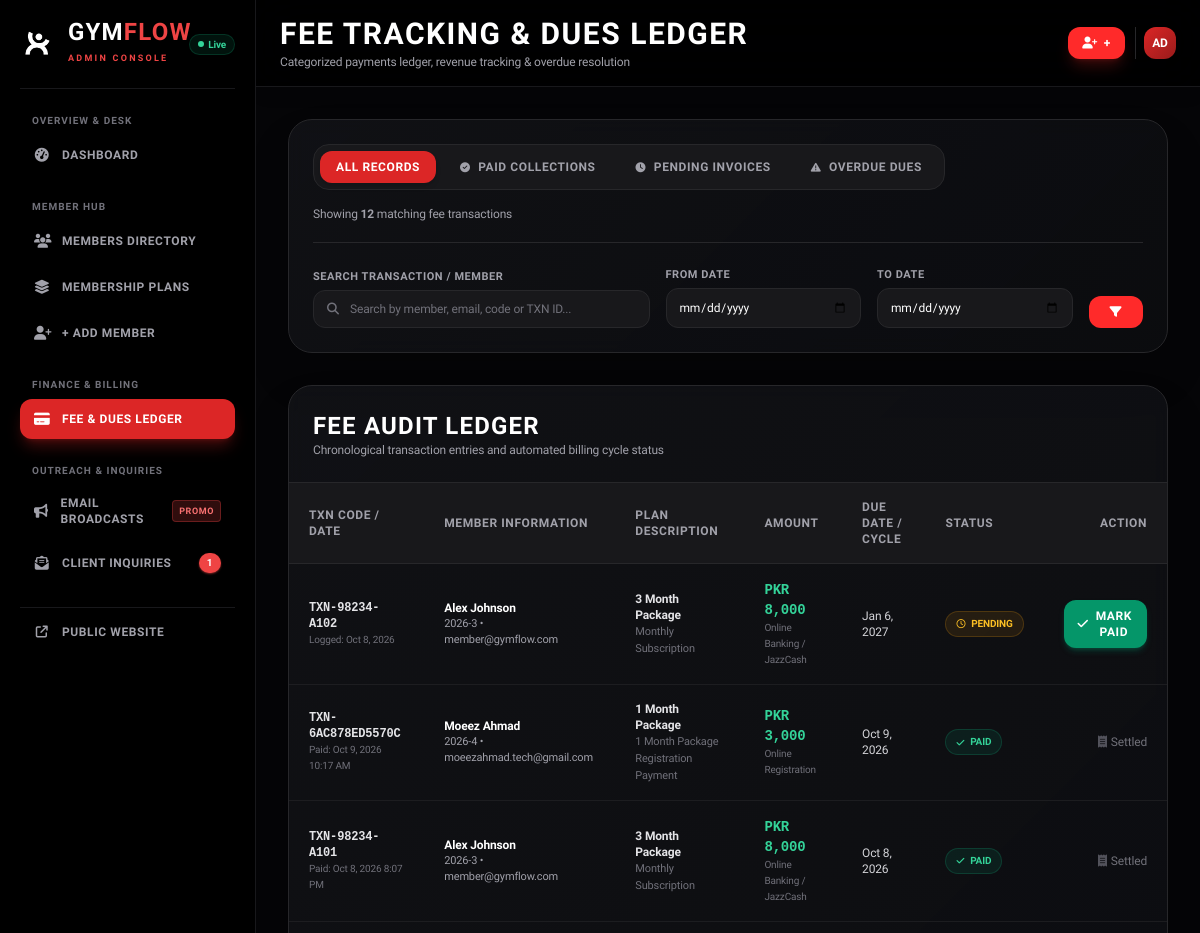
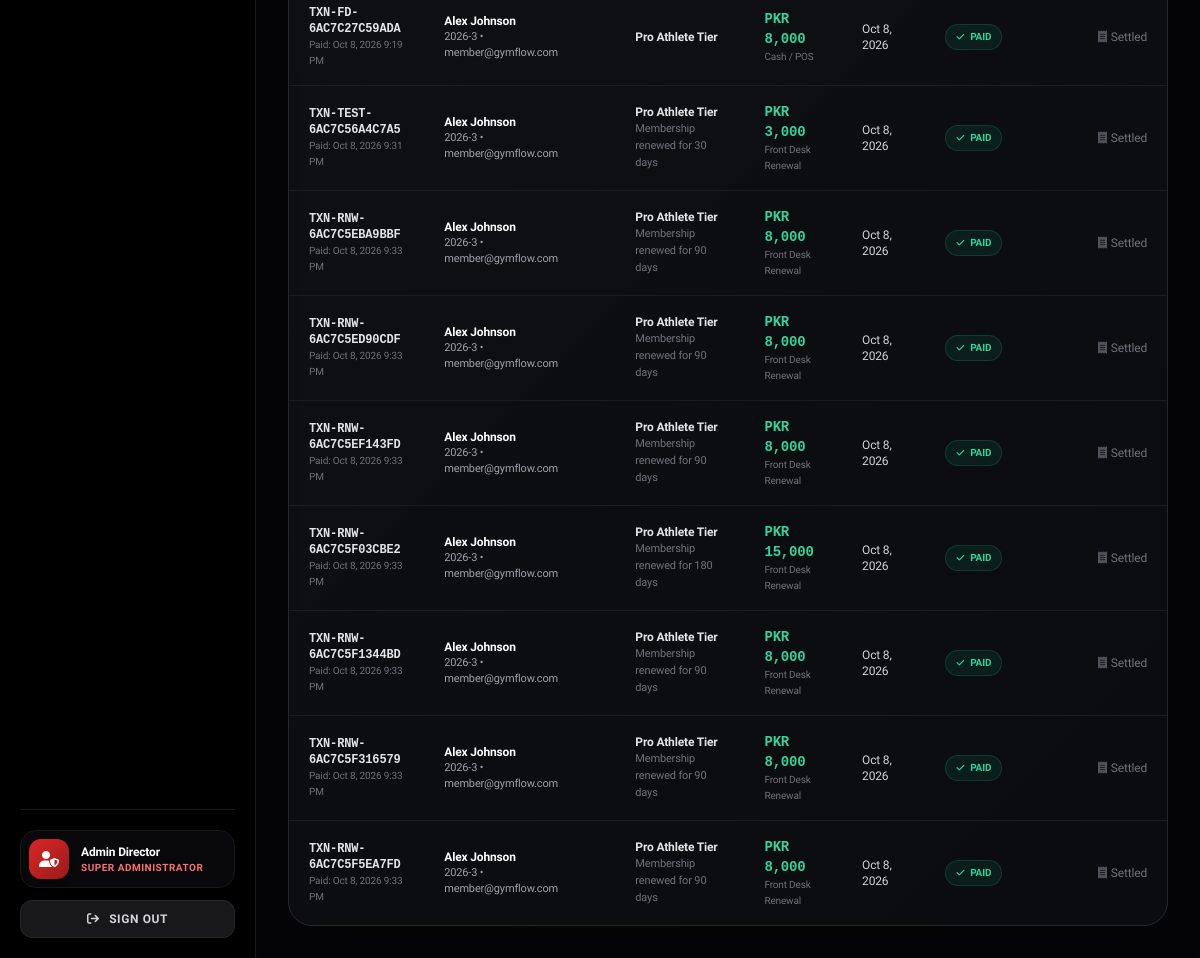
/admin/payments.php (signed in), run on the app's committed database (2 pictures, top to bottom).
### tables this page shows
CREATE TABLE IF NOT EXISTS `payments` (
    `id` INT AUTO_INCREMENT PRIMARY KEY,
    `user_id` INT NOT NULL,
    `membership_id` INT NULL,
    `amount` DECIMAL(10, 2) NOT NULL,
    `payment_method` VARCHAR(50) NOT NULL DEFAULT 'Card',
    `transaction_id` VARCHAR(100) UNIQUE NULL,
    `status` ENUM('paid', 'pending', 'overdue', 'failed') NOT NULL DEFAULT 'paid',
    `due_date` DATE NULL,
    `paid_at` DATETIME NULL,
    `notes` TEXT NULL,
    `created_at` TIMESTAMP DEFAULT CURRENT_TIMESTAMP,
    FOREIGN KEY (`user_id`) REFERENCES `users`(`id`) ON DELETE CASCADE,
    FOREIGN KEY (`membership_id`) REFERENCES `memberships`(`id`) ON DELETE SET NULL,
    INDEX `idx_payment_status` (`status`),
    INDEX `idx_due_date` (`due_date`)
);

CREATE TABLE IF NOT EXISTS `users` (
    `id` INT AUTO_INCREMENT PRIMARY KEY,
    `member_code` VARCHAR(30) UNIQUE NOT NULL,  
    `full_name` VARCHAR(100) NOT NULL,
    `email` VARCHAR(150) NOT NULL UNIQUE,
    `phone` VARCHAR(30) NULL,
    `password` VARCHAR(255) NOT NULL,  
    `role` ENUM('admin', 'staff', 'member') NOT NULL DEFAULT 'member',
    `avatar` VARCHAR(255) NULL,
    `status` ENUM('active', 'inactive', 'suspended') NOT NULL DEFAULT 'active',
    `created_at` TIMESTAMP DEFAULT CURRENT_TIMESTAMP,
    `updated_at` TIMESTAMP DEFAULT CURRENT_TIMESTAMP ON UPDATE CURRENT_TIMESTAMP,
    INDEX `idx_email` (`email`),
    INDEX `idx_role` (`role`),
    INDEX `idx_status` (`status`)
);

CREATE TABLE IF NOT EXISTS `membership_plans` (
    `id` INT AUTO_INCREMENT PRIMARY KEY,
    `name` VARCHAR(100) NOT NULL,
    `slug` VARCHAR(100) NOT NULL UNIQUE,
    `description` TEXT NULL,
    `price` DECIMAL(10, 2) NOT NULL,
    `duration_days` INT NOT NULL DEFAULT 30,
    `features` TEXT NULL,  
    `is_popular` TINYINT(1) DEFAULT 0,
    `status` ENUM('active', 'inactive') DEFAULT 'active',
    `created_at` TIMESTAMP DEFAULT CURRENT_TIMESTAMP
);

### admin/payments.php (the view, shortened to what the rows shown need)
<?php
require_once __DIR__ . '/../config/app.php';
$paymentsList = [];
try {
    $db = getDB();
    $db->exec("
        UPDATE payments
        SET status = 'overdue'
        WHERE status = 'pending' AND due_date IS NOT NULL AND due_date < CURDATE()
    ");
    $where = ["1=1"];
    $params = [];
    $whereClause = implode(' AND ', $where);
    $sql = "
        SELECT p.*, u.full_name, u.email, u.phone, u.member_code,
               mp.name AS plan_name,
               DATEDIFF(CURDATE(), p.due_date) AS days_overdue
        FROM payments p
        JOIN users u ON p.user_id = u.id
        LEFT JOIN memberships m ON p.membership_id = m.id
        LEFT JOIN membership_plans mp ON m.plan_id = mp.id
        WHERE {$whereClause}
        ORDER BY
            CASE
                WHEN p.status = 'overdue' OR (p.status = 'pending' AND p.due_date < CURDATE()) THEN 1
                WHEN p.status = 'pending' THEN 2
                ELSE 3
            END,
            COALESCE(p.due_date, p.created_at) DESC
        LIMIT 100
    ";
    $stmtP = $db->prepare($sql);
    $stmtP->execute($params);
    $paymentsList = $stmtP->fetchAll();
} catch (Exception $e) {
    error_log("Ledger query error: " . $e->getMessage());
    $paymentsList = [
        [
            'id' => 1,
            'user_id' => 3,
            'full_name' => 'Alex Johnson',
            'email' => 'member@gymflow.com',
            'member_code' => 'GF-98234',
            'plan_name' => '3 Month Package',
            'amount' => 8000.00,
            'payment_method' => 'JazzCash / Card',
            'transaction_id' => 'TXN-98234-A101',
            'status' => 'paid',
            'due_date' => date('Y-m-d', strtotime('-10 days')),
            'paid_at' => date('Y-m-d H:i:s', strtotime('-10 days')),
            'notes' => '3 Month Package Membership Fee',
            'days_overdue' => 0
        ],
        [
            'id' => 2,
            'user_id' => 3,
            'full_name' => 'Sarah Miller',
            'email' => 'sarah@example.com',
            'member_code' => 'GF-45129',
            'plan_name' => '1 Month Package',
            'amount' => 3000.00,
            'payment_method' => 'Cash / Front Desk',
            'transaction_id' => 'TXN-45129-A102',
            'status' => 'overdue',
            'due_date' => '2026-09-10',
            'paid_at' => null,
            'notes' => 'Monthly Renewal Due',
            'days_overdue' => 27
        ],
        [
            'id' => 3,
            'user_id' => 3,
            'full_name' => 'David Thorne',
            'email' => 'david@example.com',
            'member_code' => 'GF-38910',
            'plan_name' => '6 Month Package',
            'amount' => 15000.00,
            'payment_method' => 'Bank Transfer',
            'transaction_id' => 'TXN-38910-A103',
            'status' => 'pending',
            'due_date' => date('Y-m-d', strtotime('+12 days')),
            'paid_at' => null,
            'notes' => 'Upcoming 6 Month Semi-Annual Cycle',
            'days_overdue' => -12
        ]
    ];
    $totalPaidSum = 380000.00;
    $totalPendingSum = 24000.00;
    $totalOverdueSum = 6000.00;
}
?>
<!DOCTYPE html>
<html lang="en" class="dark">
<head>
    <link rel="stylesheet" href="https://cdnjs.cloudflare.com/ajax/libs/font-awesome/6.5.1/css/all.min.css" />
    <script src="https://cdn.tailwindcss.com"></script>
    <link rel="stylesheet" href="<?= asset('css/style.css') ?>">
</head>
<body class="bg-[#050507] text-zinc-100 min-h-screen flex flex-col md:flex-row antialiased">
    <div class="flex-1 flex flex-col min-w-0">
        <?php
        require_once __DIR__ . '/../components/admin-header.php';
        ?>
        <main class="p-4 sm:p-6 lg:p-8 pb-24 md:pb-8 space-y-6 sm:space-y-8 flex-grow w-full min-w-0">
            <div class="glass-card rounded-3xl border border-zinc-800 shadow-2xl overflow-hidden">
                <div class="overflow-x-auto">
                    <table class="w-full text-left text-xs sm:text-sm text-zinc-300">
                        <thead class="bg-zinc-900 text-zinc-400 uppercase font-heading text-xs tracking-wider border-b border-zinc-800">
                            <tr>
                                <th class="py-4 px-5">TXN Code / Date</th>
                                <th class="py-4 px-5">Member Information</th>
                                <th class="py-4 px-5">Plan Description</th>
                                <th class="py-4 px-5">Amount</th>
                                <th class="py-4 px-5">Due Date / Cycle</th>
                                <th class="py-4 px-5">Status</th>
                                <th class="py-4 px-5 text-right">Action</th>
                            </tr>
                        </thead>
                        <tbody class="divide-y divide-zinc-800/60 font-mono text-xs">
                            <?php if (!empty($paymentsList)): ?>
                                <?php foreach ($paymentsList as $pay): ?>
                                    <?php
                                    $isOverdue = ($pay['status'] === 'overdue' || ($pay['status'] === 'pending' && !empty($pay['due_date']) && strtotime($pay['due_date']) < strtotime('today')));
                                    ?>
                                    <tr class="transition-colors <?= $isOverdue ? 'bg-red-950/20 hover:bg-red-950/30' : 'hover:bg-zinc-900/50' ?>">
                                        <td class="py-4 px-5">
                                            <span class="font-bold <?= $isOverdue ? 'text-red-400' : 'text-zinc-200' ?>"><?= htmlspecialchars($pay['transaction_id'] ?? ('TXN-' . $pay['id'])) ?></span>
                                            <span class="block text-[10px] text-zinc-500 font-sans">
                                                <?= !empty($pay['paid_at']) ? 'Paid: ' . date('M j, Y g:i A', strtotime($pay['paid_at'])) : 'Logged: ' . date('M j, Y', strtotime($pay['created_at'] ?? 'today')) ?>
                                            </span>
                                        </td>
                                        <td class="py-4 px-5">
                                            <a href="<?= url('admin/members-edit.php?id=' . (int)$pay['user_id']) ?>" class="font-sans font-bold text-white hover:text-red-400 transition-colors block">
                                                <?= htmlspecialchars($pay['full_name']) ?>
                                            </a>
                                            <span class="text-zinc-400 text-[11px] font-sans"><?= htmlspecialchars($pay['member_code'] ?? (date('Y') . '-' . $pay['user_id'])) ?> • <?= htmlspecialchars($pay['email']) ?></span>
                                        </td>
                                        <td class="py-4 px-5 font-sans">
                                            <span class="text-zinc-200 font-semibold block"><?= htmlspecialchars($pay['plan_name'] ?? 'Pro Athlete Tier') ?></span>
                                            <span class="text-zinc-500 text-[11px]"><?= htmlspecialchars($pay['notes'] ?? 'Monthly Subscription') ?></span>
                                        </td>
                                        <td class="py-4 px-5">
                                            <span class="font-bold text-sm <?= $isOverdue ? 'text-red-400' : 'text-emerald-400' ?>">
                                                PKR <?= number_format((float)$pay['amount']) ?>
                                            </span>
                                            <span class="block text-[10px] text-zinc-500 font-sans"><?= htmlspecialchars($pay['payment_method']) ?></span>
                                        </td>
                                        <td class="py-4 px-5 font-sans">
                                            <?php if (!empty($pay['due_date'])): ?>
                                                <span class="block <?= $isOverdue ? 'text-red-400 font-bold' : 'text-zinc-300' ?>">
                                                    <?= date('M j, Y', strtotime($pay['due_date'])) ?>
                                                </span>
                                            <?php else: ?>
                                                <span class="text-zinc-500">—</span>
                                            <?php endif; ?>
                                        </td>
                                        <td class="py-4 px-5 font-sans">
                                            <?php if ($pay['status'] === 'paid'): ?>
                                                <span class="px-2.5 py-1 rounded-full bg-emerald-500/10 text-emerald-400 border border-emerald-500/20 text-[10px] font-bold uppercase inline-flex items-center gap-1.5">
                                                    <i class="fa-solid fa-check text-[9px]"></i>
                                                    Paid
                                                </span>
                                            <?php else: ?>
                                                <span class="px-2.5 py-1 rounded-full bg-amber-500/10 text-amber-400 border border-amber-500/20 text-[10px] font-bold uppercase inline-flex items-center gap-1.5">
                                                    <i class="fa-regular fa-clock text-[9px]"></i>
                                                    Pending
                                                </span>
                                            <?php endif; ?>
                                        </td>
                                        <td class="py-4 px-5 text-right font-sans">
                                            <?php if ($pay['status'] !== 'paid'): ?>
                                                <form method="POST" action="" class="inline-block" onsubmit="return confirm('Mark payment of PKR <?= number_format((float)$pay['amount']) ?> as PAID today?');">
                                                    <button type="submit" class="px-3.5 py-2 rounded-xl bg-emerald-600 hover:bg-emerald-500 text-white font-bold text-xs uppercase tracking-wider inline-flex items-center gap-1.5 shadow-md shadow-emerald-600/30 transition-transform active:scale-95">
                                                        <i class="fa-solid fa-check text-xs"></i>
                                                        <span>Mark Paid</span>
                                                    </button>
                                                </form>
                                            <?php else: ?>
                                                <span class="text-zinc-500 text-xs inline-flex items-center gap-1">
                                                    <i class="fa-solid fa-receipt text-zinc-600"></i> Settled
                                                </span>
                                            <?php endif; ?>
                                        </td>
                                    </tr>
                                <?php endforeach; ?>
                            <?php endif; ?>
                        </tbody>
                    </table>
                </div>
            </div>
        </main>
    </div>
</body>
</html>

### data on the page
payments: transaction "TXN-98234-A102", created_at "Oct 8, 2026", user.full_name "Alex Johnson", user.member_code "2026-3", user.email "member@gymflow.com", membership_plans.name "3 Month Package", notes "Monthly Subscription", amount "8,000", payment_method "Online Banking / JazzCash", due_date "Jan 6, 2027", status "pending" (drawn)
payments: transaction "TXN-6AC878ED5570C", paid_at "Oct 9, 2026 10:17 AM", user.full_name "Moeez Ahmad", user.member_code "2026-4", user.email "moeezahmad.tech@gmail.com", membership_plans.name "1 Month Package", notes "1 Month Package Registration Payment", amount "3,000", payment_method "Online Registration", due_date "Oct 9, 2026", status "paid" (drawn)
payments: transaction "TXN-98234-A101", paid_at "Oct 8, 2026 8:07 PM", user.full_name "Alex Johnson", user.member_code "2026-3", user.email "member@gymflow.com", membership_plans.name "3 Month Package", notes "Monthly Subscription", amount "8,000", payment_method "Online Banking / JazzCash", due_date "Oct 8, 2026", status "paid" (drawn)
payments: transaction "TXN-FD-6AC7C27C59ADA", paid_at "Oct 8, 2026 9:19 PM", user.full_name "Alex Johnson", user.member_code "2026-3", user.email "member@gymflow.com", plan_name "Pro Athlete Tier", amount "8,000", payment_method "Cash / POS", due_date "Oct 8, 2026", status "paid" (drawn)
payments: transaction "TXN-TEST-6AC7C56A4C7A5", paid_at "Oct 8, 2026 9:31 PM", user.full_name "Alex Johnson", user.member_code "2026-3", user.email "member@gymflow.com", plan_name "Pro Athlete Tier", notes "Membership renewed for 30 days", amount "3,000", payment_method "Front Desk Renewal", due_date "Oct 8, 2026", status "paid" (drawn)
payments: transaction "TXN-RNW-6AC7C5EBA9BBF", paid_at "Oct 8, 2026 9:33 PM", user.full_name "Alex Johnson", user.member_code "2026-3", user.email "member@gymflow.com", plan_name "Pro Athlete Tier", notes "Membership renewed for 90 days", amount "8,000", payment_method "Front Desk Renewal", due_date "Oct 8, 2026", status "paid" (drawn)
payments: transaction "TXN-RNW-6AC7C5ED90CDF", paid_at "Oct 8, 2026 9:33 PM", user.full_name "Alex Johnson", user.member_code "2026-3", user.email "member@gymflow.com", plan_name "Pro Athlete Tier", notes "Membership renewed for 90 days", amount "8,000", payment_method "Front Desk Renewal", due_date "Oct 8, 2026", status "paid" (drawn)
payments: transaction "TXN-RNW-6AC7C5EF143FD", paid_at "Oct 8, 2026 9:33 PM", user.full_name "Alex Johnson", user.member_code "2026-3", user.email "member@gymflow.com", plan_name "Pro Athlete Tier", notes "Membership renewed for 90 days", amount "8,000", payment_method "Front Desk Renewal", due_date "Oct 8, 2026", status "paid" (drawn)
payments: transaction "TXN-RNW-6AC7C5F03CBE2", paid_at "Oct 8, 2026 9:33 PM", user.full_name "Alex Johnson", user.member_code "2026-3", user.email "member@gymflow.com", plan_name "Pro Athlete Tier", notes "Membership renewed for 180 days", amount "15,000", payment_method "Front Desk Renewal", due_date "Oct 8, 2026", status "paid" (drawn)
payments: transaction "TXN-RNW-6AC7C5F1344BD", paid_at "Oct 8, 2026 9:33 PM", user.full_name "Alex Johnson", user.member_code "2026-3", user.email "member@gymflow.com", plan_name "Pro Athlete Tier", notes "Membership renewed for 90 days", amount "8,000", payment_method "Front Desk Renewal", due_date "Oct 8, 2026", status "paid" (drawn)
payments: transaction "TXN-RNW-6AC7C5F316579", paid_at "Oct 8, 2026 9:33 PM", user.full_name "Alex Johnson", user.member_code "2026-3", user.email "member@gymflow.com", plan_name "Pro Athlete Tier", notes "Membership renewed for 90 days", amount "8,000", payment_method "Front Desk Renewal", due_date "Oct 8, 2026", status "paid" (drawn)
payments: transaction "TXN-RNW-6AC7C5F5EA7FD", paid_at "Oct 8, 2026 9:33 PM", user.full_name "Alex Johnson", user.member_code "2026-3", user.email "member@gymflow.com", plan_name "Pro Athlete Tier", notes "Membership renewed for 90 days", amount "8,000", payment_method "Front Desk Renewal", due_date "Oct 8, 2026", status "paid" (drawn)

### other printed values
$unreadMsgCount "1"
$currentUser['name'] "Admin Director"
$headerTitle "FEE TRACKING & DUES LEDGER"
substr($currentUser['name'] ?? 'AD', 0, 2) "AD"
count($paymentsList) "12"
